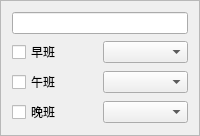
        <widget class="QFrame" name="frames_9">
         <property name="frameShape">
          <enum>QFrame::Shape::StyledPanel</enum>
         </property>
         <property name="frameShadow">
          <enum>QFrame::Shadow::Raised</enum>
         </property>
         <layout class="QGridLayout" name="gridLayout_16">
          <item row="3" column="1">
           <widget class="QComboBox" name="comboBox_9_3"/>
          </item>
          <item row="1" column="0">
           <widget class="QCheckBox" name="checkBoxs_9_1">
            <property name="text">
             <string>早班</string>
            </property>
           </widget>
          </item>
          <item row="2" column="1">
           <widget class="QComboBox" name="comboBox_9_2"/>
          </item>
          <item row="3" column="0">
           <widget class="QCheckBox" name="checkBoxs_9_3">
            <property name="text">
             <string>晚班</string>
            </property>
           </widget>
          </item>
          <item row="1" column="1">
           <widget class="QComboBox" name="comboBox_9_1"/>
          </item>
          <item row="2" column="0">
           <widget class="QCheckBox" name="checkBoxs_9_2">
            <property name="text">
             <string>午班</string>
            </property>
           </widget>
          </item>
          <item row="0" column="0" colspan="2">
           <widget class="QLineEdit" name="lineEdits_9"/>
          </item>
         </layout>
        </widget>
